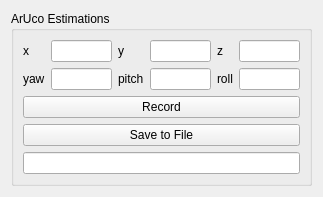
<?xml version="1.0" encoding="UTF-8"?>
<ui version="4.0">
 <class>form</class>
 <widget class="QWidget" name="form">
  <property name="enabled">
   <bool>true</bool>
  </property>
  <property name="geometry">
   <rect>
    <x>0</x>
    <y>0</y>
    <width>323</width>
    <height>182</height>
   </rect>
  </property>
  <property name="sizePolicy">
   <sizepolicy hsizetype="Expanding" vsizetype="Expanding">
    <horstretch>0</horstretch>
    <verstretch>0</verstretch>
   </sizepolicy>
  </property>
  <property name="windowTitle">
   <string>Aruco Tester Plugin</string>
  </property>
  <layout class="QGridLayout" name="gridLayout_3">
   <property name="sizeConstraint">
    <enum>QLayout::SetDefaultConstraint</enum>
   </property>
   <item row="0" column="0">
    <widget class="QGroupBox" name="gbArUco">
     <property name="sizePolicy">
      <sizepolicy hsizetype="Expanding" vsizetype="Preferred">
       <horstretch>0</horstretch>
       <verstretch>0</verstretch>
      </sizepolicy>
     </property>
     <property name="title">
      <string>ArUco Estimations</string>
     </property>
     <layout class="QGridLayout" name="gridLayout_2">
      <item row="1" column="0">
       <widget class="QPushButton" name="pbRecord">
        <property name="sizePolicy">
         <sizepolicy hsizetype="Expanding" vsizetype="Fixed">
          <horstretch>0</horstretch>
          <verstretch>0</verstretch>
         </sizepolicy>
        </property>
        <property name="text">
         <string>Record</string>
        </property>
       </widget>
      </item>
      <item row="2" column="0">
       <widget class="QPushButton" name="pbSaveToFile">
        <property name="sizePolicy">
         <sizepolicy hsizetype="Expanding" vsizetype="Fixed">
          <horstretch>0</horstretch>
          <verstretch>0</verstretch>
         </sizepolicy>
        </property>
        <property name="text">
         <string>Save to File</string>
        </property>
       </widget>
      </item>
      <item row="0" column="0">
       <layout class="QGridLayout" name="gridLayout">
        <item row="0" column="0">
         <widget class="QLabel" name="label">
          <property name="sizePolicy">
           <sizepolicy hsizetype="Expanding" vsizetype="Preferred">
            <horstretch>0</horstretch>
            <verstretch>0</verstretch>
           </sizepolicy>
          </property>
          <property name="text">
           <string>x</string>
          </property>
         </widget>
        </item>
        <item row="0" column="1">
         <widget class="QLineEdit" name="leX">
          <property name="enabled">
           <bool>true</bool>
          </property>
          <property name="sizePolicy">
           <sizepolicy hsizetype="Expanding" vsizetype="Fixed">
            <horstretch>0</horstretch>
            <verstretch>0</verstretch>
           </sizepolicy>
          </property>
          <property name="layoutDirection">
           <enum>Qt::LeftToRight</enum>
          </property>
          <property name="alignment">
           <set>Qt::AlignRight|Qt::AlignTrailing|Qt::AlignVCenter</set>
          </property>
          <property name="readOnly">
           <bool>true</bool>
          </property>
         </widget>
        </item>
        <item row="0" column="2">
         <widget class="QLabel" name="label_2">
          <property name="sizePolicy">
           <sizepolicy hsizetype="Expanding" vsizetype="Preferred">
            <horstretch>0</horstretch>
            <verstretch>0</verstretch>
           </sizepolicy>
          </property>
          <property name="text">
           <string>y</string>
          </property>
         </widget>
        </item>
        <item row="0" column="3">
         <widget class="QLineEdit" name="leY">
          <property name="enabled">
           <bool>true</bool>
          </property>
          <property name="sizePolicy">
           <sizepolicy hsizetype="Expanding" vsizetype="Fixed">
            <horstretch>0</horstretch>
            <verstretch>0</verstretch>
           </sizepolicy>
          </property>
          <property name="layoutDirection">
           <enum>Qt::LeftToRight</enum>
          </property>
          <property name="alignment">
           <set>Qt::AlignRight|Qt::AlignTrailing|Qt::AlignVCenter</set>
          </property>
          <property name="readOnly">
           <bool>true</bool>
          </property>
         </widget>
        </item>
        <item row="0" column="4">
         <widget class="QLabel" name="label_3">
          <property name="sizePolicy">
           <sizepolicy hsizetype="Expanding" vsizetype="Preferred">
            <horstretch>0</horstretch>
            <verstretch>0</verstretch>
           </sizepolicy>
          </property>
          <property name="text">
           <string>z</string>
          </property>
         </widget>
        </item>
        <item row="0" column="5">
         <widget class="QLineEdit" name="leZ">
          <property name="enabled">
           <bool>true</bool>
          </property>
          <property name="sizePolicy">
           <sizepolicy hsizetype="Expanding" vsizetype="Fixed">
            <horstretch>0</horstretch>
            <verstretch>0</verstretch>
           </sizepolicy>
          </property>
          <property name="layoutDirection">
           <enum>Qt::LeftToRight</enum>
          </property>
          <property name="alignment">
           <set>Qt::AlignRight|Qt::AlignTrailing|Qt::AlignVCenter</set>
          </property>
          <property name="readOnly">
           <bool>true</bool>
          </property>
         </widget>
        </item>
        <item row="1" column="0">
         <widget class="QLabel" name="label_4">
          <property name="sizePolicy">
           <sizepolicy hsizetype="Expanding" vsizetype="Preferred">
            <horstretch>0</horstretch>
            <verstretch>0</verstretch>
           </sizepolicy>
          </property>
          <property name="text">
           <string>yaw</string>
          </property>
         </widget>
        </item>
        <item row="1" column="1">
         <widget class="QLineEdit" name="leYaw">
          <property name="enabled">
           <bool>true</bool>
          </property>
          <property name="sizePolicy">
           <sizepolicy hsizetype="Expanding" vsizetype="Fixed">
            <horstretch>0</horstretch>
            <verstretch>0</verstretch>
           </sizepolicy>
          </property>
          <property name="layoutDirection">
           <enum>Qt::LeftToRight</enum>
          </property>
          <property name="alignment">
           <set>Qt::AlignRight|Qt::AlignTrailing|Qt::AlignVCenter</set>
          </property>
          <property name="readOnly">
           <bool>true</bool>
          </property>
         </widget>
        </item>
        <item row="1" column="2">
         <widget class="QLabel" name="label_5">
          <property name="sizePolicy">
           <sizepolicy hsizetype="Expanding" vsizetype="Preferred">
            <horstretch>0</horstretch>
            <verstretch>0</verstretch>
           </sizepolicy>
          </property>
          <property name="text">
           <string>pitch</string>
          </property>
         </widget>
        </item>
        <item row="1" column="3">
         <widget class="QLineEdit" name="lePitch">
          <property name="enabled">
           <bool>true</bool>
          </property>
          <property name="sizePolicy">
           <sizepolicy hsizetype="Expanding" vsizetype="Fixed">
            <horstretch>0</horstretch>
            <verstretch>0</verstretch>
           </sizepolicy>
          </property>
          <property name="layoutDirection">
           <enum>Qt::LeftToRight</enum>
          </property>
          <property name="alignment">
           <set>Qt::AlignRight|Qt::AlignTrailing|Qt::AlignVCenter</set>
          </property>
          <property name="readOnly">
           <bool>true</bool>
          </property>
         </widget>
        </item>
        <item row="1" column="4">
         <widget class="QLabel" name="label_6">
          <property name="sizePolicy">
           <sizepolicy hsizetype="Expanding" vsizetype="Preferred">
            <horstretch>0</horstretch>
            <verstretch>0</verstretch>
           </sizepolicy>
          </property>
          <property name="text">
           <string>roll</string>
          </property>
         </widget>
        </item>
        <item row="1" column="5">
         <widget class="QLineEdit" name="leRoll">
          <property name="enabled">
           <bool>true</bool>
          </property>
          <property name="sizePolicy">
           <sizepolicy hsizetype="Expanding" vsizetype="Fixed">
            <horstretch>0</horstretch>
            <verstretch>0</verstretch>
           </sizepolicy>
          </property>
          <property name="layoutDirection">
           <enum>Qt::LeftToRight</enum>
          </property>
          <property name="alignment">
           <set>Qt::AlignRight|Qt::AlignTrailing|Qt::AlignVCenter</set>
          </property>
          <property name="readOnly">
           <bool>true</bool>
          </property>
         </widget>
        </item>
       </layout>
      </item>
      <item row="3" column="0">
       <widget class="QLineEdit" name="leTimestamp"/>
      </item>
     </layout>
    </widget>
   </item>
  </layout>
 </widget>
 <resources/>
 <connections/>
</ui>
